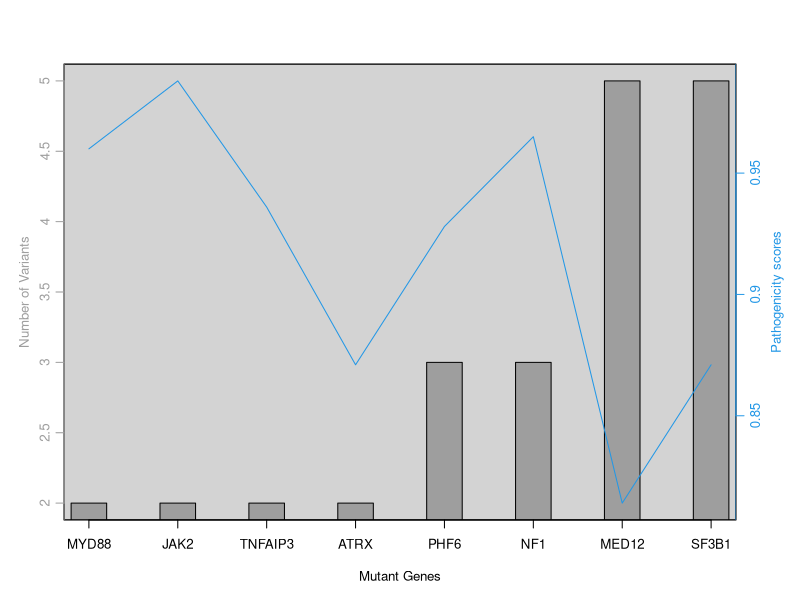

R code for this plot:
####making a two y axis plots for showing importance of genes having number of variants and associated pathogenicity scores
#library(twoord.plot)
library(plotrix)
a=c(2,2,2,2,3,3,5,5) ##number of variants found in each genes
b=c(0.960,0.988,0.936,0.871,0.928,0.965,0.814,0.871) ## pathogenicity scores
genes=c("MYD88","JAK2","TNFAIP3","ATRX","PHF6","NF1","MED12","SF3B1") ##gene names
genesnum<-1:8 ##gene numbers
twoord.plot(genesnum,a, genesnum,b,type=c("bar","l"),ylab="Number of Variants",rylab="Pathogenicity scores",xlab="Mutant Genes",lcol=8,rcol=4,do.first="plot_bg()", xticklab= genes,lpch=1,halfwidth=0.2,axislab.cex=0.8)
